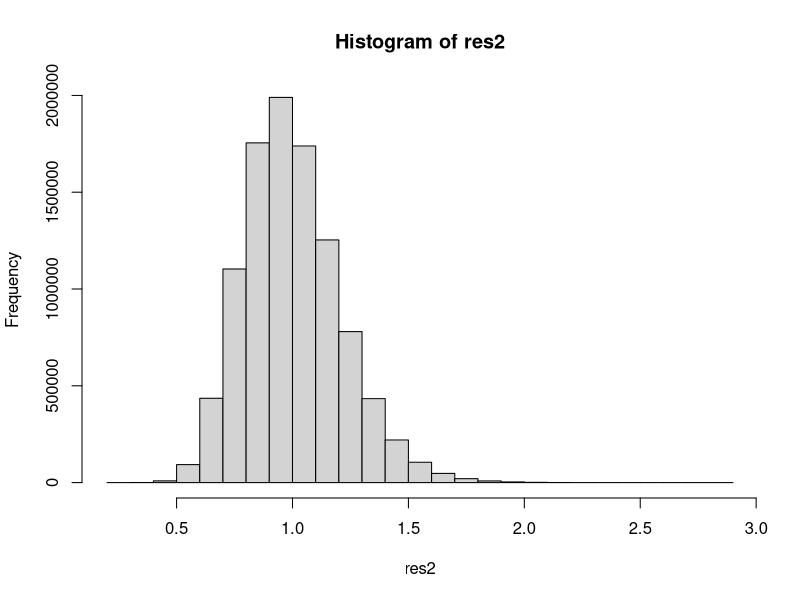

The R source for this figure:
# Runs the stochastic Ricker equation with gaussian fluctuations

rm(list = ls())
set.seed(123456)

stochrick <- function(p0 = runif(1000, .5, 1.5), r = 1.2, 
                      K = 1, sigma = 0.2,numyears = 1000){

  N <- matrix(NA, numyears, length(p0))  #initialize empty matrix

  N[1, ] <- p0

  for (pop in 1:length(p0)) { #loop through the populations

    for (yr in 2:numyears){ #for each pop, loop through the years

      N[yr, pop] <- N[yr-1, pop] * exp(r * (1 - N[yr - 1, pop] / K)
                                       + rnorm(1, 0, sigma))
      
      # add one fluctuation from normal distribution
    
     }
  
  }
 return(N)
}

# Now write another function called stochrickvect that vectorizes the above to
# the extent possible, with improved performance: 

set.seed(123456)
stochrickvect <- function(p0 = runif(1000, .5, 1.5), r = 1.2, 
                          K = 1, sigma = 0.2,numyears = 10000){
    N <- matrix(NA, numyears, length(p0))
    N[1,] <- p0
    V <- vector(, length(p0))
    NextYearPop <- function(p_t,p0){
        V <- p_t * exp(r * (1 - p_t / K) + rnorm(length(p0), 0, sigma))
        return(V)
    }
    
    for(i in 2:numyears){
        #N[i,] <- NextYearPop(N[i-1], p0)
        N[i,] <- N[i-1,] * exp(r * (1 - N[i-1,] / K) + 
                                   rnorm(length(p0), 0, sigma))
    }
    return(N)
}

print("Vectorized Stochastic Ricker takes:")
print(system.time(res2<-stochrickvect()))


#print("Not vectorized Stochastic Ricker takes:")
#print(system.time(res1<-stochrick()))

#par(mfrow=c(1,2))
#hist(res1)
hist(res2)
par(mfrow=c(1,1))